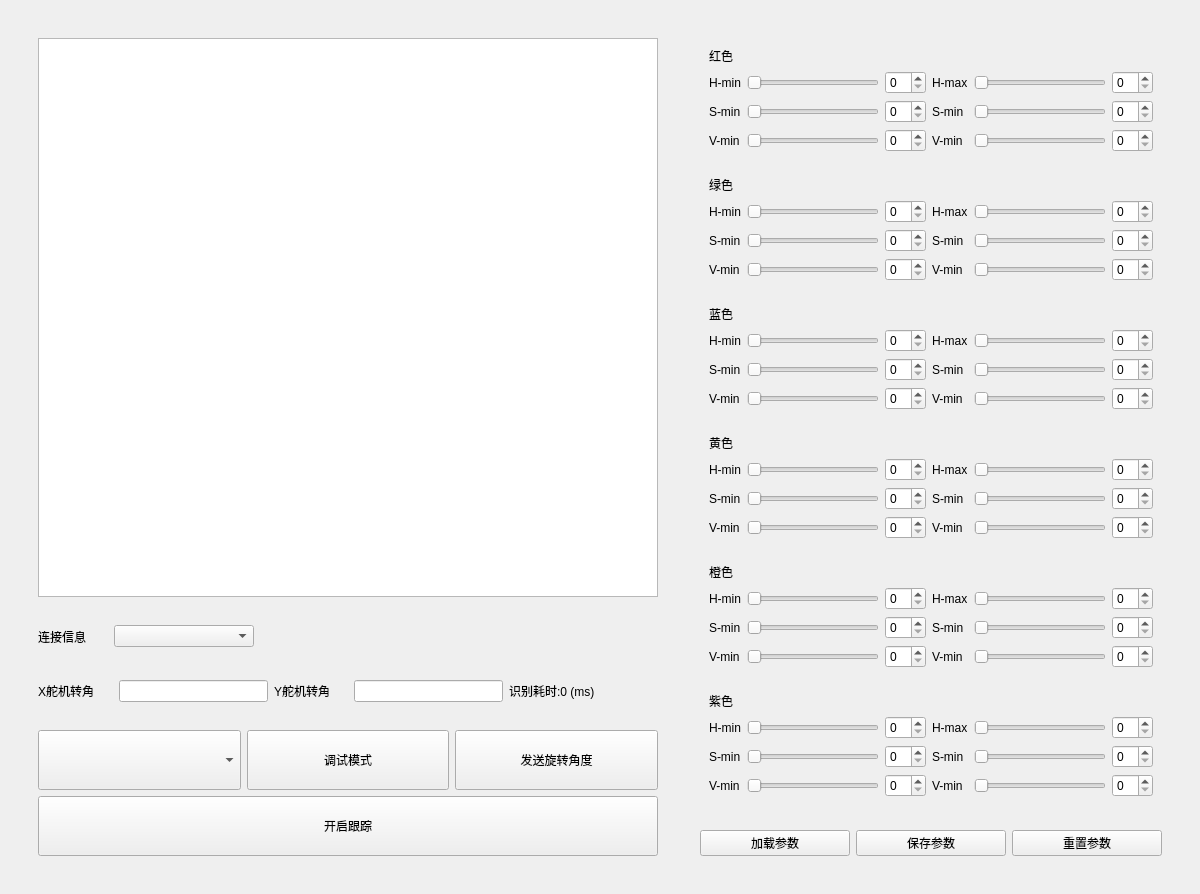
<?xml version="1.0" encoding="UTF-8"?>
<ui version="4.0">
 <class>Widget</class>
 <widget class="QWidget" name="Widget">
  <property name="geometry">
   <rect>
    <x>0</x>
    <y>0</y>
    <width>1200</width>
    <height>888</height>
   </rect>
  </property>
  <property name="windowTitle">
   <string>Widget</string>
  </property>
  <layout class="QGridLayout" name="gridLayout">
   <item row="0" column="0">
    <widget class="QWidget" name="widget" native="true">
     <layout class="QHBoxLayout" name="horizontalLayout" stretch="0,2">
      <item>
       <widget class="QWidget" name="widget_view" native="true">
        <layout class="QVBoxLayout" name="verticalLayout" stretch="12,1,1,3">
         <item>
          <widget class="QWidget" name="widget_GraphView" native="true">
           <layout class="QGridLayout" name="gridLayout_3">
            <item row="0" column="0">
             <widget class="QGraphicsView" name="GView_cameraView">
              <property name="sizePolicy">
               <sizepolicy hsizetype="Expanding" vsizetype="Expanding">
                <horstretch>0</horstretch>
                <verstretch>0</verstretch>
               </sizepolicy>
              </property>
              <property name="minimumSize">
               <size>
                <width>620</width>
                <height>480</height>
               </size>
              </property>
             </widget>
            </item>
           </layout>
          </widget>
         </item>
         <item>
          <widget class="QWidget" name="widget_connection" native="true">
           <layout class="QHBoxLayout" name="horizontalLayout_2" stretch="3,6,1,16">
            <item>
             <widget class="QLabel" name="label_2">
              <property name="text">
               <string>连接信息</string>
              </property>
             </widget>
            </item>
            <item>
             <widget class="QComboBox" name="Combox_connection_status"/>
            </item>
            <item>
             <widget class="QLabel" name="label_connection_status">
              <property name="sizePolicy">
               <sizepolicy hsizetype="Preferred" vsizetype="Preferred">
                <horstretch>0</horstretch>
                <verstretch>0</verstretch>
               </sizepolicy>
              </property>
              <property name="minimumSize">
               <size>
                <width>0</width>
                <height>0</height>
               </size>
              </property>
              <property name="maximumSize">
               <size>
                <width>25</width>
                <height>25</height>
               </size>
              </property>
              <property name="lineWidth">
               <number>0</number>
              </property>
              <property name="text">
               <string/>
              </property>
             </widget>
            </item>
            <item>
             <spacer name="horizontalSpacer">
              <property name="orientation">
               <enum>Qt::Horizontal</enum>
              </property>
              <property name="sizeHint" stdset="0">
               <size>
                <width>40</width>
                <height>20</height>
               </size>
              </property>
             </spacer>
            </item>
           </layout>
          </widget>
         </item>
         <item>
          <widget class="QWidget" name="widget_rota_parameters" native="true">
           <layout class="QHBoxLayout" name="horizontalLayout_3" stretch="1,2,1,2,2">
            <item>
             <widget class="QLabel" name="label_4">
              <property name="text">
               <string>X舵机转角</string>
              </property>
             </widget>
            </item>
            <item>
             <widget class="QLineEdit" name="LEdit_x_rota_angle"/>
            </item>
            <item>
             <widget class="QLabel" name="label_3">
              <property name="text">
               <string>Y舵机转角</string>
              </property>
             </widget>
            </item>
            <item>
             <widget class="QLineEdit" name="LEdit_y_rota_angle"/>
            </item>
            <item>
             <widget class="QLabel" name="Label_time_consuming">
              <property name="text">
               <string>识别耗时:0 (ms)</string>
              </property>
             </widget>
            </item>
           </layout>
          </widget>
         </item>
         <item>
          <widget class="QWidget" name="widget_control_btn" native="true">
           <layout class="QGridLayout" name="gridLayout_2">
            <item row="1" column="0" colspan="3">
             <widget class="QPushButton" name="Btn_tracking">
              <property name="sizePolicy">
               <sizepolicy hsizetype="Preferred" vsizetype="Preferred">
                <horstretch>0</horstretch>
                <verstretch>0</verstretch>
               </sizepolicy>
              </property>
              <property name="text">
               <string>开启跟踪</string>
              </property>
              <property name="checkable">
               <bool>true</bool>
              </property>
             </widget>
            </item>
            <item row="0" column="2">
             <widget class="QPushButton" name="Btn_rotation_angle">
              <property name="sizePolicy">
               <sizepolicy hsizetype="Preferred" vsizetype="Preferred">
                <horstretch>0</horstretch>
                <verstretch>0</verstretch>
               </sizepolicy>
              </property>
              <property name="text">
               <string>发送旋转角度</string>
              </property>
             </widget>
            </item>
            <item row="0" column="0">
             <widget class="QComboBox" name="Combox_select_recognition">
              <property name="sizePolicy">
               <sizepolicy hsizetype="Preferred" vsizetype="Preferred">
                <horstretch>0</horstretch>
                <verstretch>0</verstretch>
               </sizepolicy>
              </property>
              <property name="currentText">
               <string/>
              </property>
             </widget>
            </item>
            <item row="0" column="1">
             <widget class="QPushButton" name="Btn_Debug">
              <property name="sizePolicy">
               <sizepolicy hsizetype="Preferred" vsizetype="Preferred">
                <horstretch>0</horstretch>
                <verstretch>0</verstretch>
               </sizepolicy>
              </property>
              <property name="text">
               <string>调试模式</string>
              </property>
              <property name="checkable">
               <bool>true</bool>
              </property>
             </widget>
            </item>
           </layout>
          </widget>
         </item>
        </layout>
       </widget>
      </item>
      <item>
       <widget class="QWidget" name="widget_color" native="true">
        <layout class="QVBoxLayout" name="verticalLayout_2" stretch="12,1">
         <item>
          <widget class="QWidget" name="widget_slider_spinBox" native="true">
           <layout class="QVBoxLayout" name="verticalLayout_3">
            <item>
             <widget class="QWidget" name="widget_red_slider_spinBox" native="true">
              <layout class="QGridLayout" name="gridLayout_4">
               <item row="1" column="3">
                <widget class="QLabel" name="label_7">
                 <property name="text">
                  <string>H-max</string>
                 </property>
                </widget>
               </item>
               <item row="1" column="0">
                <widget class="QLabel" name="label_6">
                 <property name="text">
                  <string>H-min</string>
                 </property>
                </widget>
               </item>
               <item row="9" column="3">
                <widget class="QLabel" name="label_10">
                 <property name="text">
                  <string>V-min</string>
                 </property>
                </widget>
               </item>
               <item row="4" column="5">
                <widget class="QSpinBox" name="Red_S_max_spinBox"/>
               </item>
               <item row="1" column="1">
                <widget class="QSlider" name="Red_H_min_Slider">
                 <property name="maximum">
                  <number>255</number>
                 </property>
                 <property name="orientation">
                  <enum>Qt::Horizontal</enum>
                 </property>
                </widget>
               </item>
               <item row="9" column="2">
                <widget class="QSpinBox" name="Red_V_min_spinBox"/>
               </item>
               <item row="4" column="2">
                <widget class="QSpinBox" name="Red_S_min_spinBox"/>
               </item>
               <item row="9" column="1">
                <widget class="QSlider" name="Red_V_min_Slider">
                 <property name="orientation">
                  <enum>Qt::Horizontal</enum>
                 </property>
                </widget>
               </item>
               <item row="4" column="0">
                <widget class="QLabel" name="label_8">
                 <property name="text">
                  <string>S-min</string>
                 </property>
                </widget>
               </item>
               <item row="9" column="4">
                <widget class="QSlider" name="Red_V_max_Slider">
                 <property name="orientation">
                  <enum>Qt::Horizontal</enum>
                 </property>
                </widget>
               </item>
               <item row="4" column="4">
                <widget class="QSlider" name="Red_S_max_Slider">
                 <property name="orientation">
                  <enum>Qt::Horizontal</enum>
                 </property>
                </widget>
               </item>
               <item row="9" column="0">
                <widget class="QLabel" name="label_11">
                 <property name="text">
                  <string>V-min</string>
                 </property>
                </widget>
               </item>
               <item row="9" column="5">
                <widget class="QSpinBox" name="Red_V_max_spinBox"/>
               </item>
               <item row="1" column="4">
                <widget class="QSlider" name="Red_H_max_Slider">
                 <property name="orientation">
                  <enum>Qt::Horizontal</enum>
                 </property>
                </widget>
               </item>
               <item row="1" column="2">
                <widget class="QSpinBox" name="Red_H_min_spinBox"/>
               </item>
               <item row="0" column="0" colspan="3">
                <widget class="QLabel" name="label_5">
                 <property name="text">
                  <string>红色</string>
                 </property>
                </widget>
               </item>
               <item row="4" column="1">
                <widget class="QSlider" name="Red_S_min_Slider">
                 <property name="orientation">
                  <enum>Qt::Horizontal</enum>
                 </property>
                </widget>
               </item>
               <item row="4" column="3">
                <widget class="QLabel" name="label_9">
                 <property name="text">
                  <string>S-min</string>
                 </property>
                </widget>
               </item>
               <item row="1" column="5">
                <widget class="QSpinBox" name="Red_H_max_spinBox"/>
               </item>
              </layout>
             </widget>
            </item>
            <item>
             <widget class="QWidget" name="widget_green_slider_spinBox" native="true">
              <layout class="QGridLayout" name="gridLayout_15">
               <item row="1" column="3">
                <widget class="QLabel" name="label_82">
                 <property name="text">
                  <string>H-max</string>
                 </property>
                </widget>
               </item>
               <item row="1" column="0">
                <widget class="QLabel" name="label_83">
                 <property name="text">
                  <string>H-min</string>
                 </property>
                </widget>
               </item>
               <item row="9" column="3">
                <widget class="QLabel" name="label_84">
                 <property name="text">
                  <string>V-min</string>
                 </property>
                </widget>
               </item>
               <item row="4" column="5">
                <widget class="QSpinBox" name="Green_S_max_spinBox"/>
               </item>
               <item row="1" column="1">
                <widget class="QSlider" name="Green_H_min_Slider">
                 <property name="orientation">
                  <enum>Qt::Horizontal</enum>
                 </property>
                </widget>
               </item>
               <item row="9" column="2">
                <widget class="QSpinBox" name="Green_V_min_spinBox"/>
               </item>
               <item row="4" column="2">
                <widget class="QSpinBox" name="Green_S_min_spinBox"/>
               </item>
               <item row="9" column="1">
                <widget class="QSlider" name="Green_V_min_Slider">
                 <property name="orientation">
                  <enum>Qt::Horizontal</enum>
                 </property>
                </widget>
               </item>
               <item row="4" column="0">
                <widget class="QLabel" name="label_85">
                 <property name="text">
                  <string>S-min</string>
                 </property>
                </widget>
               </item>
               <item row="9" column="4">
                <widget class="QSlider" name="Green_V_max_Slider">
                 <property name="orientation">
                  <enum>Qt::Horizontal</enum>
                 </property>
                </widget>
               </item>
               <item row="4" column="4">
                <widget class="QSlider" name="Green_S_max_Slider">
                 <property name="orientation">
                  <enum>Qt::Horizontal</enum>
                 </property>
                </widget>
               </item>
               <item row="9" column="0">
                <widget class="QLabel" name="label_86">
                 <property name="text">
                  <string>V-min</string>
                 </property>
                </widget>
               </item>
               <item row="9" column="5">
                <widget class="QSpinBox" name="Green_V_max_spinBox"/>
               </item>
               <item row="1" column="4">
                <widget class="QSlider" name="Green_H_max_Slider">
                 <property name="orientation">
                  <enum>Qt::Horizontal</enum>
                 </property>
                </widget>
               </item>
               <item row="1" column="2">
                <widget class="QSpinBox" name="Green_H_min_spinBox"/>
               </item>
               <item row="0" column="0" colspan="3">
                <widget class="QLabel" name="label_87">
                 <property name="text">
                  <string>绿色</string>
                 </property>
                </widget>
               </item>
               <item row="4" column="1">
                <widget class="QSlider" name="Green_S_min_Slider">
                 <property name="orientation">
                  <enum>Qt::Horizontal</enum>
                 </property>
                </widget>
               </item>
               <item row="4" column="3">
                <widget class="QLabel" name="label_88">
                 <property name="text">
                  <string>S-min</string>
                 </property>
                </widget>
               </item>
               <item row="1" column="5">
                <widget class="QSpinBox" name="Green_H_max_spinBox"/>
               </item>
              </layout>
             </widget>
            </item>
            <item>
             <widget class="QWidget" name="widget_blue_slider_spinBox" native="true">
              <layout class="QGridLayout" name="gridLayout_16">
               <item row="1" column="3">
                <widget class="QLabel" name="label_89">
                 <property name="text">
                  <string>H-max</string>
                 </property>
                </widget>
               </item>
               <item row="1" column="0">
                <widget class="QLabel" name="label_90">
                 <property name="text">
                  <string>H-min</string>
                 </property>
                </widget>
               </item>
               <item row="9" column="3">
                <widget class="QLabel" name="label_91">
                 <property name="text">
                  <string>V-min</string>
                 </property>
                </widget>
               </item>
               <item row="4" column="5">
                <widget class="QSpinBox" name="Blue_S_max_spinBox"/>
               </item>
               <item row="1" column="1">
                <widget class="QSlider" name="Blue_H_min_Slider">
                 <property name="orientation">
                  <enum>Qt::Horizontal</enum>
                 </property>
                </widget>
               </item>
               <item row="9" column="2">
                <widget class="QSpinBox" name="Blue_V_min_spinBox"/>
               </item>
               <item row="4" column="2">
                <widget class="QSpinBox" name="Blue_S_min_spinBox"/>
               </item>
               <item row="9" column="1">
                <widget class="QSlider" name="Blue_V_min_Slider">
                 <property name="orientation">
                  <enum>Qt::Horizontal</enum>
                 </property>
                </widget>
               </item>
               <item row="4" column="0">
                <widget class="QLabel" name="label_92">
                 <property name="text">
                  <string>S-min</string>
                 </property>
                </widget>
               </item>
               <item row="9" column="4">
                <widget class="QSlider" name="Blue_V_max_Slider">
                 <property name="orientation">
                  <enum>Qt::Horizontal</enum>
                 </property>
                </widget>
               </item>
               <item row="4" column="4">
                <widget class="QSlider" name="Blue_S_max_Slider">
                 <property name="orientation">
                  <enum>Qt::Horizontal</enum>
                 </property>
                </widget>
               </item>
               <item row="9" column="0">
                <widget class="QLabel" name="label_93">
                 <property name="text">
                  <string>V-min</string>
                 </property>
                </widget>
               </item>
               <item row="9" column="5">
                <widget class="QSpinBox" name="Blue_V_max_spinBox"/>
               </item>
               <item row="1" column="4">
                <widget class="QSlider" name="Blue_H_max_Slider">
                 <property name="orientation">
                  <enum>Qt::Horizontal</enum>
                 </property>
                </widget>
               </item>
               <item row="1" column="2">
                <widget class="QSpinBox" name="Blue_H_min_spinBox"/>
               </item>
               <item row="0" column="0" colspan="3">
                <widget class="QLabel" name="label_94">
                 <property name="text">
                  <string>蓝色</string>
                 </property>
                </widget>
               </item>
               <item row="4" column="1">
                <widget class="QSlider" name="Blue_S_min_Slider">
                 <property name="orientation">
                  <enum>Qt::Horizontal</enum>
                 </property>
                </widget>
               </item>
               <item row="4" column="3">
                <widget class="QLabel" name="label_95">
                 <property name="text">
                  <string>S-min</string>
                 </property>
                </widget>
               </item>
               <item row="1" column="5">
                <widget class="QSpinBox" name="Blue_H_max_spinBox"/>
               </item>
              </layout>
             </widget>
            </item>
            <item>
             <widget class="QWidget" name="widget_yellow_slider_spinBox" native="true">
              <layout class="QGridLayout" name="gridLayout_17">
               <item row="1" column="3">
                <widget class="QLabel" name="label_96">
                 <property name="text">
                  <string>H-max</string>
                 </property>
                </widget>
               </item>
               <item row="1" column="0">
                <widget class="QLabel" name="label_97">
                 <property name="text">
                  <string>H-min</string>
                 </property>
                </widget>
               </item>
               <item row="9" column="3">
                <widget class="QLabel" name="label_98">
                 <property name="text">
                  <string>V-min</string>
                 </property>
                </widget>
               </item>
               <item row="4" column="5">
                <widget class="QSpinBox" name="Yellow_S_max_spinBox"/>
               </item>
               <item row="1" column="1">
                <widget class="QSlider" name="Yellow_H_min_Slider">
                 <property name="orientation">
                  <enum>Qt::Horizontal</enum>
                 </property>
                </widget>
               </item>
               <item row="9" column="2">
                <widget class="QSpinBox" name="Yellow_V_min_spinBox"/>
               </item>
               <item row="4" column="2">
                <widget class="QSpinBox" name="Yellow_S_min_spinBox"/>
               </item>
               <item row="9" column="1">
                <widget class="QSlider" name="Yellow_V_min_Slider">
                 <property name="orientation">
                  <enum>Qt::Horizontal</enum>
                 </property>
                </widget>
               </item>
               <item row="4" column="0">
                <widget class="QLabel" name="label_99">
                 <property name="text">
                  <string>S-min</string>
                 </property>
                </widget>
               </item>
               <item row="9" column="4">
                <widget class="QSlider" name="Yellow_V_max_Slider">
                 <property name="orientation">
                  <enum>Qt::Horizontal</enum>
                 </property>
                </widget>
               </item>
               <item row="4" column="4">
                <widget class="QSlider" name="Yellow_S_max_Slider">
                 <property name="orientation">
                  <enum>Qt::Horizontal</enum>
                 </property>
                </widget>
               </item>
               <item row="9" column="0">
                <widget class="QLabel" name="label_100">
                 <property name="text">
                  <string>V-min</string>
                 </property>
                </widget>
               </item>
               <item row="9" column="5">
                <widget class="QSpinBox" name="Yellow_V_max_spinBox"/>
               </item>
               <item row="1" column="4">
                <widget class="QSlider" name="Yellow_H_max_Slider">
                 <property name="orientation">
                  <enum>Qt::Horizontal</enum>
                 </property>
                </widget>
               </item>
               <item row="1" column="2">
                <widget class="QSpinBox" name="Yellow_H_min_spinBox"/>
               </item>
               <item row="0" column="0" colspan="3">
                <widget class="QLabel" name="label_101">
                 <property name="text">
                  <string>黄色</string>
                 </property>
                </widget>
               </item>
               <item row="4" column="1">
                <widget class="QSlider" name="Yellow_S_min_Slider">
                 <property name="orientation">
                  <enum>Qt::Horizontal</enum>
                 </property>
                </widget>
               </item>
               <item row="4" column="3">
                <widget class="QLabel" name="label_102">
                 <property name="text">
                  <string>S-min</string>
                 </property>
                </widget>
               </item>
               <item row="1" column="5">
                <widget class="QSpinBox" name="Yellow_H_max_spinBox"/>
               </item>
              </layout>
             </widget>
            </item>
            <item>
             <widget class="QWidget" name="widget_orange_slider_spinBox" native="true">
              <layout class="QGridLayout" name="gridLayout_18">
               <item row="1" column="3">
                <widget class="QLabel" name="label_103">
                 <property name="text">
                  <string>H-max</string>
                 </property>
                </widget>
               </item>
               <item row="1" column="0">
                <widget class="QLabel" name="label_104">
                 <property name="text">
                  <string>H-min</string>
                 </property>
                </widget>
               </item>
               <item row="9" column="3">
                <widget class="QLabel" name="label_105">
                 <property name="text">
                  <string>V-min</string>
                 </property>
                </widget>
               </item>
               <item row="4" column="5">
                <widget class="QSpinBox" name="Orange_S_max_spinBox"/>
               </item>
               <item row="1" column="1">
                <widget class="QSlider" name="Orange_H_min_Slider">
                 <property name="orientation">
                  <enum>Qt::Horizontal</enum>
                 </property>
                </widget>
               </item>
               <item row="9" column="2">
                <widget class="QSpinBox" name="Orange_V_min_spinBox"/>
               </item>
               <item row="4" column="2">
                <widget class="QSpinBox" name="Orange_S_min_spinBox"/>
               </item>
               <item row="9" column="1">
                <widget class="QSlider" name="Orange_V_min_Slider">
                 <property name="orientation">
                  <enum>Qt::Horizontal</enum>
                 </property>
                </widget>
               </item>
               <item row="4" column="0">
                <widget class="QLabel" name="label_106">
                 <property name="text">
                  <string>S-min</string>
                 </property>
                </widget>
               </item>
               <item row="9" column="4">
                <widget class="QSlider" name="Orange_V_max_Slider">
                 <property name="orientation">
                  <enum>Qt::Horizontal</enum>
                 </property>
                </widget>
               </item>
               <item row="4" column="4">
                <widget class="QSlider" name="Orange_S_max_Slider">
                 <property name="orientation">
                  <enum>Qt::Horizontal</enum>
                 </property>
                </widget>
               </item>
               <item row="9" column="0">
                <widget class="QLabel" name="label_107">
                 <property name="text">
                  <string>V-min</string>
                 </property>
                </widget>
               </item>
               <item row="9" column="5">
                <widget class="QSpinBox" name="Orange_V_max_spinBox"/>
               </item>
               <item row="1" column="4">
                <widget class="QSlider" name="Orange_H_max_Slider">
                 <property name="orientation">
                  <enum>Qt::Horizontal</enum>
                 </property>
                </widget>
               </item>
               <item row="1" column="2">
                <widget class="QSpinBox" name="Orange_H_min_spinBox"/>
               </item>
               <item row="0" column="0" colspan="3">
                <widget class="QLabel" name="label_108">
                 <property name="text">
                  <string>橙色</string>
                 </property>
                </widget>
               </item>
               <item row="4" column="1">
                <widget class="QSlider" name="Orange_S_min_Slider">
                 <property name="orientation">
                  <enum>Qt::Horizontal</enum>
                 </property>
                </widget>
               </item>
               <item row="4" column="3">
                <widget class="QLabel" name="label_109">
                 <property name="text">
                  <string>S-min</string>
                 </property>
                </widget>
               </item>
               <item row="1" column="5">
                <widget class="QSpinBox" name="Orange_H_max_spinBox"/>
               </item>
              </layout>
             </widget>
            </item>
            <item>
             <widget class="QWidget" name="widget_purple_slider_spinBox" native="true">
              <layout class="QGridLayout" name="gridLayout_19">
               <item row="1" column="3">
                <widget class="QLabel" name="label_110">
                 <property name="text">
                  <string>H-max</string>
                 </property>
                </widget>
               </item>
               <item row="1" column="0">
                <widget class="QLabel" name="label_111">
                 <property name="text">
                  <string>H-min</string>
                 </property>
                </widget>
               </item>
               <item row="9" column="3">
                <widget class="QLabel" name="label_112">
                 <property name="text">
                  <string>V-min</string>
                 </property>
                </widget>
               </item>
               <item row="4" column="5">
                <widget class="QSpinBox" name="Purple_S_max_spinBox"/>
               </item>
               <item row="1" column="1">
                <widget class="QSlider" name="Purple_H_min_Slider">
                 <property name="orientation">
                  <enum>Qt::Horizontal</enum>
                 </property>
                </widget>
               </item>
               <item row="9" column="2">
                <widget class="QSpinBox" name="Purple_V_min_spinBox"/>
               </item>
               <item row="4" column="2">
                <widget class="QSpinBox" name="Purple_S_min_spinBox"/>
               </item>
               <item row="9" column="1">
                <widget class="QSlider" name="Purple_V_min_Slider">
                 <property name="orientation">
                  <enum>Qt::Horizontal</enum>
                 </property>
                </widget>
               </item>
               <item row="4" column="0">
                <widget class="QLabel" name="label_113">
                 <property name="text">
                  <string>S-min</string>
                 </property>
                </widget>
               </item>
               <item row="9" column="4">
                <widget class="QSlider" name="Purple_V_max_Slider">
                 <property name="orientation">
                  <enum>Qt::Horizontal</enum>
                 </property>
                </widget>
               </item>
               <item row="4" column="4">
                <widget class="QSlider" name="Purple_S_max_Slider">
                 <property name="orientation">
                  <enum>Qt::Horizontal</enum>
                 </property>
                </widget>
               </item>
               <item row="9" column="0">
                <widget class="QLabel" name="label_114">
                 <property name="text">
                  <string>V-min</string>
                 </property>
                </widget>
               </item>
               <item row="9" column="5">
                <widget class="QSpinBox" name="Purple_V_max_spinBox"/>
               </item>
               <item row="1" column="4">
                <widget class="QSlider" name="Purple_H_max_Slider">
                 <property name="orientation">
                  <enum>Qt::Horizontal</enum>
                 </property>
                </widget>
               </item>
               <item row="1" column="2">
                <widget class="QSpinBox" name="Purple_H_min_spinBox"/>
               </item>
               <item row="0" column="0" colspan="3">
                <widget class="QLabel" name="label_115">
                 <property name="text">
                  <string>紫色</string>
                 </property>
                </widget>
               </item>
               <item row="4" column="1">
                <widget class="QSlider" name="Purple_S_min_Slider">
                 <property name="orientation">
                  <enum>Qt::Horizontal</enum>
                 </property>
                </widget>
               </item>
               <item row="4" column="3">
                <widget class="QLabel" name="label_116">
                 <property name="text">
                  <string>S-min</string>
                 </property>
                </widget>
               </item>
               <item row="1" column="5">
                <widget class="QSpinBox" name="Purple_H_max_spinBox"/>
               </item>
              </layout>
             </widget>
            </item>
           </layout>
          </widget>
         </item>
         <item>
          <widget class="QWidget" name="widget_parameters" native="true">
           <layout class="QHBoxLayout" name="horizontalLayout_4">
            <item>
             <widget class="QPushButton" name="Btn_loading_parameters">
              <property name="sizePolicy">
               <sizepolicy hsizetype="Preferred" vsizetype="Preferred">
                <horstretch>0</horstretch>
                <verstretch>0</verstretch>
               </sizepolicy>
              </property>
              <property name="text">
               <string>加载参数</string>
              </property>
             </widget>
            </item>
            <item>
             <widget class="QPushButton" name="Btn_save_parameters">
              <property name="sizePolicy">
               <sizepolicy hsizetype="Preferred" vsizetype="Preferred">
                <horstretch>0</horstretch>
                <verstretch>0</verstretch>
               </sizepolicy>
              </property>
              <property name="text">
               <string>保存参数</string>
              </property>
             </widget>
            </item>
            <item>
             <widget class="QPushButton" name="Btn_reset_parameters">
              <property name="sizePolicy">
               <sizepolicy hsizetype="Preferred" vsizetype="Preferred">
                <horstretch>0</horstretch>
                <verstretch>0</verstretch>
               </sizepolicy>
              </property>
              <property name="text">
               <string>重置参数</string>
              </property>
             </widget>
            </item>
           </layout>
          </widget>
         </item>
        </layout>
       </widget>
      </item>
     </layout>
    </widget>
   </item>
  </layout>
 </widget>
 <resources/>
 <connections/>
</ui>
